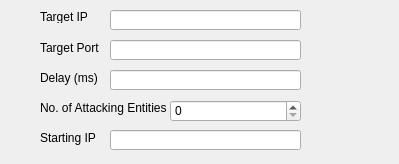
<?xml version="1.0" encoding="UTF-8"?>
<ui version="4.0">
 <class>SynAttack</class>
 <widget class="QDialog" name="SynAttack">
  <property name="geometry">
   <rect>
    <x>0</x>
    <y>0</y>
    <width>399</width>
    <height>164</height>
   </rect>
  </property>
  <property name="windowTitle">
   <string>Dialog</string>
  </property>
  <widget class="QLabel" name="label_6">
   <property name="geometry">
    <rect>
     <x>40</x>
     <y>10</y>
     <width>47</width>
     <height>13</height>
    </rect>
   </property>
   <property name="text">
    <string>Target IP</string>
   </property>
  </widget>
  <widget class="QLineEdit" name="lineEdit_4">
   <property name="geometry">
    <rect>
     <x>110</x>
     <y>10</y>
     <width>191</width>
     <height>20</height>
    </rect>
   </property>
  </widget>
  <widget class="QLabel" name="label_7">
   <property name="geometry">
    <rect>
     <x>40</x>
     <y>40</y>
     <width>61</width>
     <height>16</height>
    </rect>
   </property>
   <property name="text">
    <string>Target Port</string>
   </property>
  </widget>
  <widget class="QLineEdit" name="lineEdit_5">
   <property name="geometry">
    <rect>
     <x>110</x>
     <y>40</y>
     <width>191</width>
     <height>20</height>
    </rect>
   </property>
  </widget>
  <widget class="QLabel" name="label_8">
   <property name="geometry">
    <rect>
     <x>40</x>
     <y>70</y>
     <width>61</width>
     <height>16</height>
    </rect>
   </property>
   <property name="text">
    <string>Delay (ms)</string>
   </property>
  </widget>
  <widget class="QLineEdit" name="lineEdit_6">
   <property name="geometry">
    <rect>
     <x>110</x>
     <y>70</y>
     <width>191</width>
     <height>20</height>
    </rect>
   </property>
  </widget>
  <widget class="QLabel" name="label_9">
   <property name="geometry">
    <rect>
     <x>40</x>
     <y>100</y>
     <width>131</width>
     <height>16</height>
    </rect>
   </property>
   <property name="text">
    <string>No. of Attacking Entities</string>
   </property>
  </widget>
  <widget class="QSpinBox" name="spinBox_2">
   <property name="geometry">
    <rect>
     <x>170</x>
     <y>100</y>
     <width>131</width>
     <height>22</height>
    </rect>
   </property>
  </widget>
  <widget class="QLabel" name="label_10">
   <property name="geometry">
    <rect>
     <x>40</x>
     <y>130</y>
     <width>61</width>
     <height>16</height>
    </rect>
   </property>
   <property name="text">
    <string>Starting IP</string>
   </property>
  </widget>
  <widget class="QLineEdit" name="lineEdit_7">
   <property name="geometry">
    <rect>
     <x>110</x>
     <y>130</y>
     <width>191</width>
     <height>20</height>
    </rect>
   </property>
  </widget>
 </widget>
 <resources/>
 <connections/>
</ui>
